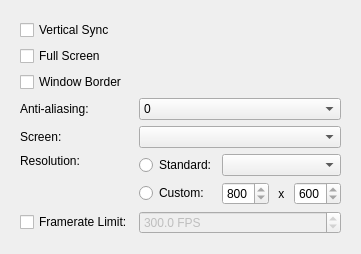
     <widget class="QWidget" name="DisplayWrapper">
      <attribute name="title">
       <string>Display</string>
      </attribute>
      <layout class="QHBoxLayout" name="horizontalLayout_2">
       <item>
        <widget class="QWidget" name="DisplayWidget">
         <layout class="QGridLayout" name="gridLayout_4" columnstretch="1,0">
          <item row="3" column="0">
           <widget class="QLabel" name="antiAliasingLabel">
            <property name="text">
             <string>Anti-aliasing:</string>
            </property>
           </widget>
          </item>
          <item row="6" column="0">
           <widget class="QCheckBox" name="framerateLimitCheckBox">
            <property name="text">
             <string>Framerate Limit:</string>
            </property>
           </widget>
          </item>
          <item row="5" column="1">
           <layout class="QGridLayout" name="resolutionLayout">
            <item row="1" column="2">
             <layout class="QHBoxLayout" name="customResolutionLayout" stretch="1,0,1">
              <item>
               <widget class="QSpinBox" name="customWidthSpinBox">
                <property name="minimum">
                 <number>800</number>
                </property>
               </widget>
              </item>
              <item>
               <widget class="QLabel" name="multiplyLabel">
                <property name="text">
                 <string> x </string>
                </property>
               </widget>
              </item>
              <item>
               <widget class="QSpinBox" name="customHeightSpinBox">
                <property name="minimum">
                 <number>600</number>
                </property>
               </widget>
              </item>
             </layout>
            </item>
            <item row="1" column="1">
             <widget class="QRadioButton" name="customRadioButton">
              <property name="text">
               <string>Custom:</string>
              </property>
             </widget>
            </item>
            <item row="0" column="1">
             <widget class="QRadioButton" name="standardRadioButton">
              <property name="text">
               <string>Standard:</string>
              </property>
              <property name="checkable">
               <bool>true</bool>
              </property>
             </widget>
            </item>
            <item row="0" column="2">
             <widget class="QComboBox" name="resolutionComboBox" />
            </item>
           </layout>
          </item>
          <item row="6" column="1">
           <widget class="QDoubleSpinBox" name="framerateLimitSpinBox">
            <property name="enabled">
             <bool>false</bool>
            </property>
            <property name="suffix">
             <string> FPS</string>
            </property>
            <property name="decimals">
             <number>1</number>
            </property>
            <property name="minimum">
             <double>1</double>
            </property>
            <property name="maximum">
             <double>1000</double>
            </property>
            <property name="singleStep">
             <double>15</double>
            </property>
            <property name="value">
             <double>300</double>
            </property>
           </widget>
          </item>
          <item row="2" column="0">
           <widget class="QCheckBox" name="windowBorderCheckBox">
            <property name="text">
             <string>Window Border</string>
            </property>
           </widget>
          </item>
          <item row="1" column="0">
           <widget class="QCheckBox" name="fullScreenCheckBox">
            <property name="text">
             <string>Full Screen</string>
            </property>
           </widget>
          </item>
          <item row="5" column="0">
           <widget class="QLabel" name="resolutionLabel">
            <property name="text">
             <string>Resolution:</string>
            </property>
            <property name="alignment">
             <set>Qt::AlignLeading|Qt::AlignLeft|Qt::AlignTop</set>
            </property>
           </widget>
          </item>
          <item row="4" column="1">
           <widget class="QComboBox" name="screenComboBox" />
          </item>
          <item row="4" column="0">
           <widget class="QLabel" name="screenLabel">
            <property name="text">
             <string>Screen:</string>
            </property>
           </widget>
          </item>
          <item row="3" column="1">
           <widget class="QComboBox" name="antiAliasingComboBox">
            <item>
             <property name="text">
              <string>0</string>
             </property>
            </item>
            <item>
             <property name="text">
              <string>2</string>
             </property>
            </item>
            <item>
             <property name="text">
              <string>4</string>
             </property>
            </item>
            <item>
             <property name="text">
              <string>8</string>
             </property>
            </item>
            <item>
             <property name="text">
              <string>16</string>
             </property>
            </item>
           </widget>
          </item>
          <item row="0" column="0">
           <widget class="QCheckBox" name="vSyncCheckBox">
            <property name="text">
             <string>Vertical Sync</string>
            </property>
           </widget>
          </item>
         </layout>
        </widget>
       </item>
      </layout>
     </widget>
